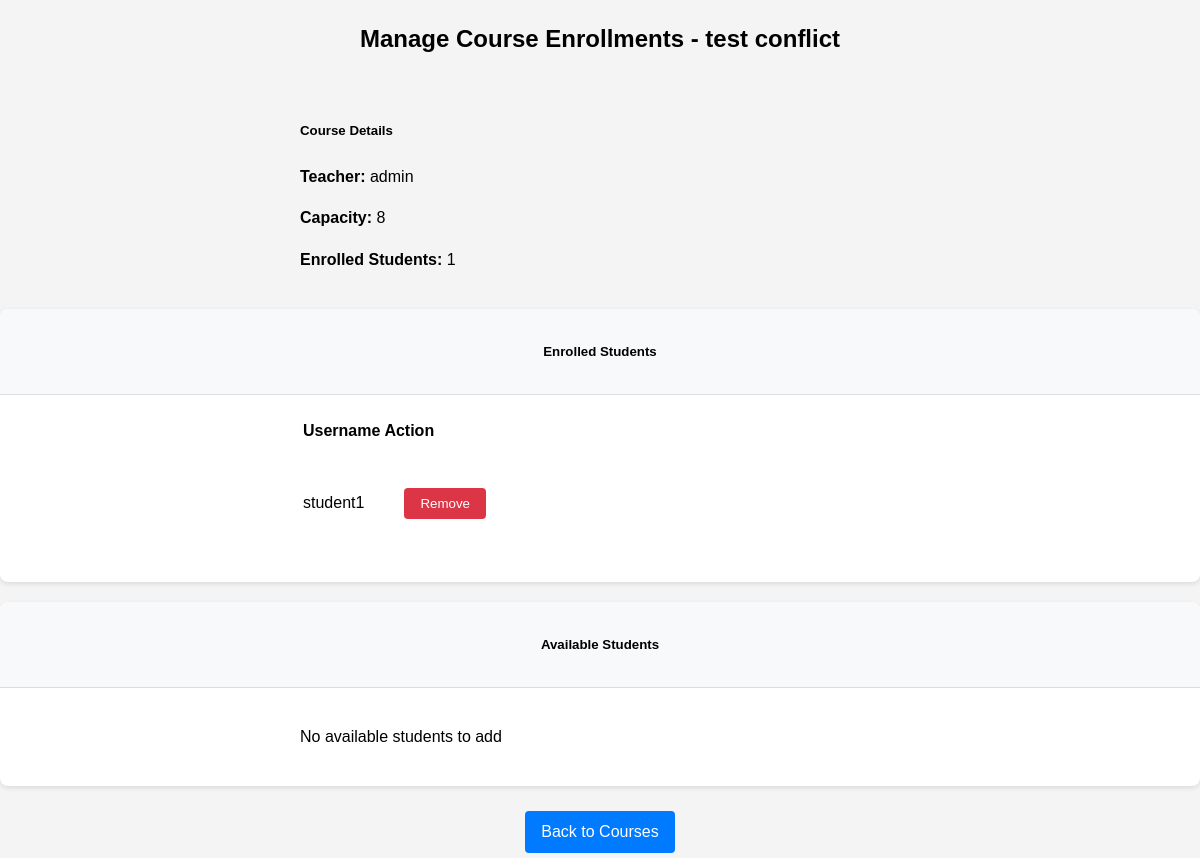
/course/16/enrollments/ (signed in), run on an earlier commit of the app's database.
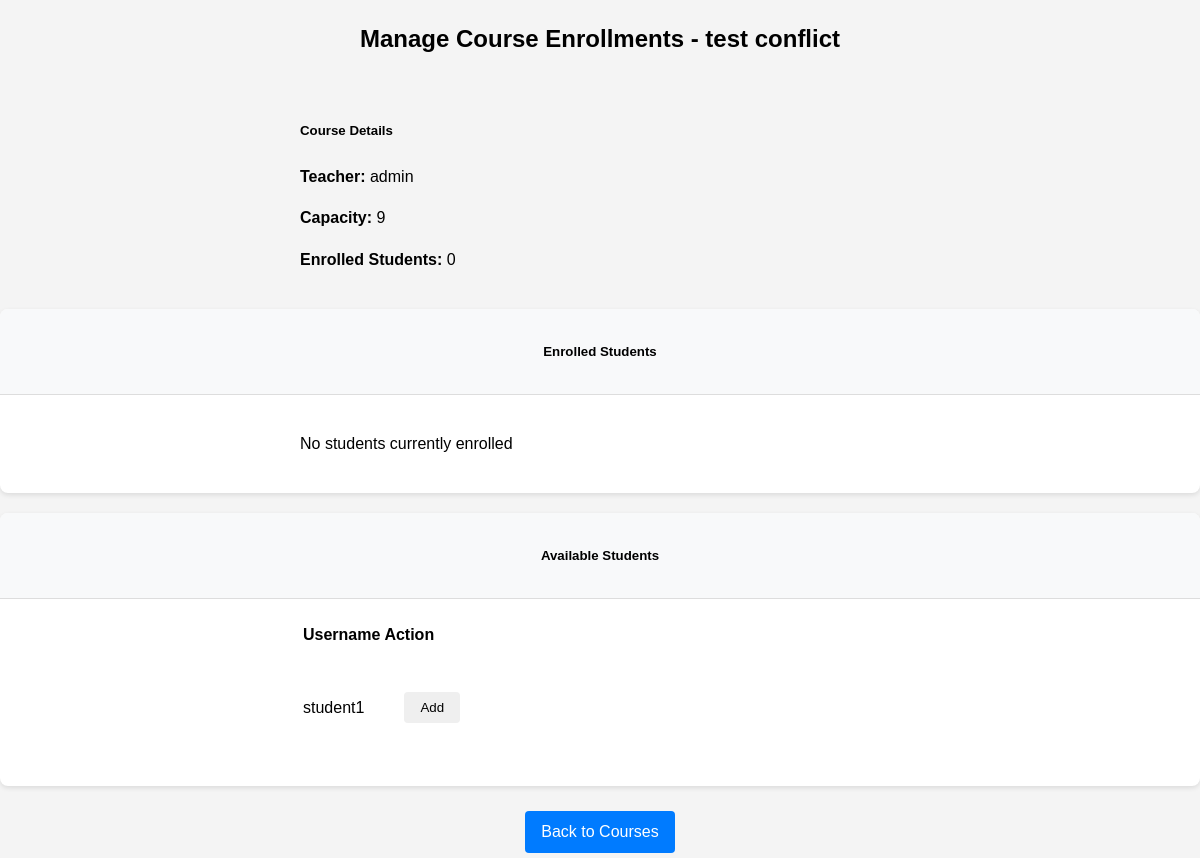
And on a later commit of the database.
### course/models.py (models this page shows, shortened)
class Course(models.Model):
    title = models.CharField(max_length=200)
    description = models.TextField()
    content = models.TextField(help_text="Detailed course content and materials")
    teacher = models.ForeignKey(
        settings.AUTH_USER_MODEL,
        on_delete=models.CASCADE,
        limit_choices_to={'is_teacher': True},
    )
    capacity = models.PositiveIntegerField()
    pre_requisites = models.TextField(blank=True, null=True)  #allow pre-requisites to be empty
    created_at = models.DateTimeField(auto_now_add=True)
    price = models.DecimalField(
        max_digits=10,
        decimal_places=2,
        default=Decimal('0.00'),
    )

### student/models.py (models this page shows, shortened)
class Enrollment(models.Model):
    student = models.ForeignKey(
        settings.AUTH_USER_MODEL, # Reference to the user model
        on_delete=models.CASCADE, # Deletes all enrollments if the user is deleted
        related_name='enrollments' # Allows access to a user's enrollments
    )
    course = models.ForeignKey(
        Course, # Reference to the Course model
        on_delete=models.CASCADE, # Deletes all enrollments if the course is deleted
        related_name='enrollments'  # Allows access to a course's enrollments
    )
    enrollment_date = models.DateTimeField(auto_now_add=True) # Automatically set to the current date/time when created
    status = models.CharField(
        max_length=20,
        choices=[
            ('enrolled', 'Enrolled'), #First one is the value stored in the database, second is the human-readable name
            ('completed', 'Completed'),
            ('dropped', 'Dropped'),
        ],
        default='enrolled'
    )
    class Meta:
        unique_together = ['student', 'course']

### portal/models.py (models this page shows)
class User(AbstractUser):
    is_teacher = models.BooleanField(default=False)
    is_admin = models.BooleanField(default=False)
    groups = models.ManyToManyField(
        'auth.Group',
        related_name='portal_user_set', # to avoid conflicts with other apps
        blank=True,
        help_text='The groups this user belongs to.',
        verbose_name='groups'
    )
    user_permissions = models.ManyToManyField(
        'auth.Permission',
        related_name='portal_user_set', # to avoid conflicts with other apps
        blank=True,
        help_text='Specific permissions for this user.',
        verbose_name='user permissions'
    )

### adminportal/views.py (the view)
@login_required
@user_passes_test(is_admin)
def manage_course_enrollments(request, course_id):
    course = get_object_or_404(Course, id=course_id)
    enrolled_students = Enrollment.objects.filter(
        course=course,
        status='enrolled'
    ).select_related('student')
    enrolled_student_ids = enrolled_students.values_list('student_id', flat=True) # Get IDs of enrolled students
    available_students = User.objects.exclude(
        Q(id__in=enrolled_student_ids) | Q(is_teacher=True) | Q(is_admin=True)
    )
    return render(request, 'admin/manage_course_enrollments.html', {
        'course': course,
        'enrolled_students': enrolled_students,
        'available_students': available_students,
    })

### adminportal/views.py (called while the page is built)
def is_admin(user):
    return user.is_admin

### adminportal/templates/admin/manage_course_enrollments.html (shortened to what this page needs)
{% extends 'base.html' %}
{% block content %}
<div class="container">
    <h2>Manage Course Enrollments - {{ course.title }}</h2>
    <div>
        <div class="card-body">
            <h5>Course Details</h5>
            <p><strong>Teacher:</strong> {{ course.teacher.username }}</p>
            <p><strong>Capacity:</strong> {{ course.capacity }}</p>
            <p><strong>Enrolled Students:</strong> {{ enrolled_students.count }}</p>
        </div>
    </div>
    <div class="row">
        <div class="col">
            <div class="card">
                <div class="card-header">
                    <h5>Enrolled Students</h5>
                </div>
                <div class="card-body">
                    {% if enrolled_students %}
                    <table class="table">
                        <thead>
                            <tr>
                                <th>Username</th>
                                <th>Action</th>
                            </tr>
                        </thead>
                        <tbody>
                            {% for enrollment in enrolled_students %}
                            <tr>
                                <td>{{ enrollment.student.username }}</td>
                                <td>
                                    <form method="post" action="{% url 'admin_remove_student' course.id enrollment.student.id %}">
                                        <button type="submit" class="btn btn-danger btn-sm">Remove</button>
                                    </form>
                                </td>
                            </tr>
                            {% endfor %}
                        </tbody>
                    </table>
                    {% else %}
                    <p>No students currently enrolled</p>
                    {% endif %}
                </div>
            </div>
        </div>
        <div class="col">
            <div class="card">
                <div class="card-header">
                    <h5>Available Students</h5>
                </div>
                <div class="card-body">
                    {% if available_students %}
                    <table class="table">
                        <thead>
                            <tr>
                                <th>Username</th>
                                <th>Action</th>
                            </tr>
                        </thead>
                        <tbody>
                            {% for student in available_students %}
                            <tr>
                                <td>{{ student.username }}</td>
                                <td>
                                    <form method="post" action="{% url 'admin_add_student' course.id student.id %}">
                                        <button type="submit" class="btn btn-success btn-sm">Add</button>
                                    </form>
                                </td>
                            </tr>
                            {% endfor %}
                        </tbody>
                    </table>
                    {% else %}
                    <p>No available students to add</p>
                    {% endif %}
                </div>
            </div>
        </div>
    </div>
    <div>
        <a href="{% url 'course_list' %}" class="btn btn-primary">Back to Courses</a>
    </div>
</div>
{% endblock %}

What changed in the data, as far as the page shows it:
no longer on this page (row edited): Enrollment: student.username "student1"
changed Course "test conflict": capacity "8" → "9"
now on this page (row edited): User: username "student1"
Also different on the page:
{{ enrolled_students.count }}: "1" → "0"
text no longer shown: "No available students to add"
text now shown: "No students currently enrolled"
